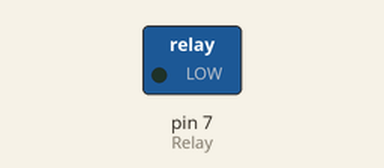
Simulated run of this sketch. Board: Arduino Uno, built with avr-gcc and run on an emulated ATmega328P. Parts: switched loads named in the sketch (green lamp = pin HIGH).

Above: at 1.0 s.
At 3.0 s:
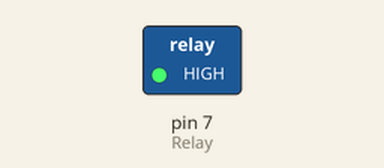
Timing chart, 0 to 5.2 s (numbered marks = the images above):
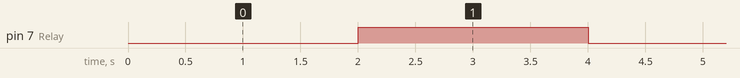

Measured:
- by itself, pin 7 (Relay): alternates HIGH for 2.0 s and LOW for 2.0 s

The sketch:

RelayTest1.ino
```cpp
int Relay = 7;
int stateRelay = LOW;


void setup() {
  pinMode(Relay, OUTPUT);
}

void loop() {
 digitalWrite(Relay,LOW); // Turns ON Relays 1
Serial.println("Light ON");
delay(2000); // Wait 2 seconds
digitalWrite(Relay,HIGH); // Turns Relay Off
Serial.println("Light OFF");
delay(2000);
}
```
